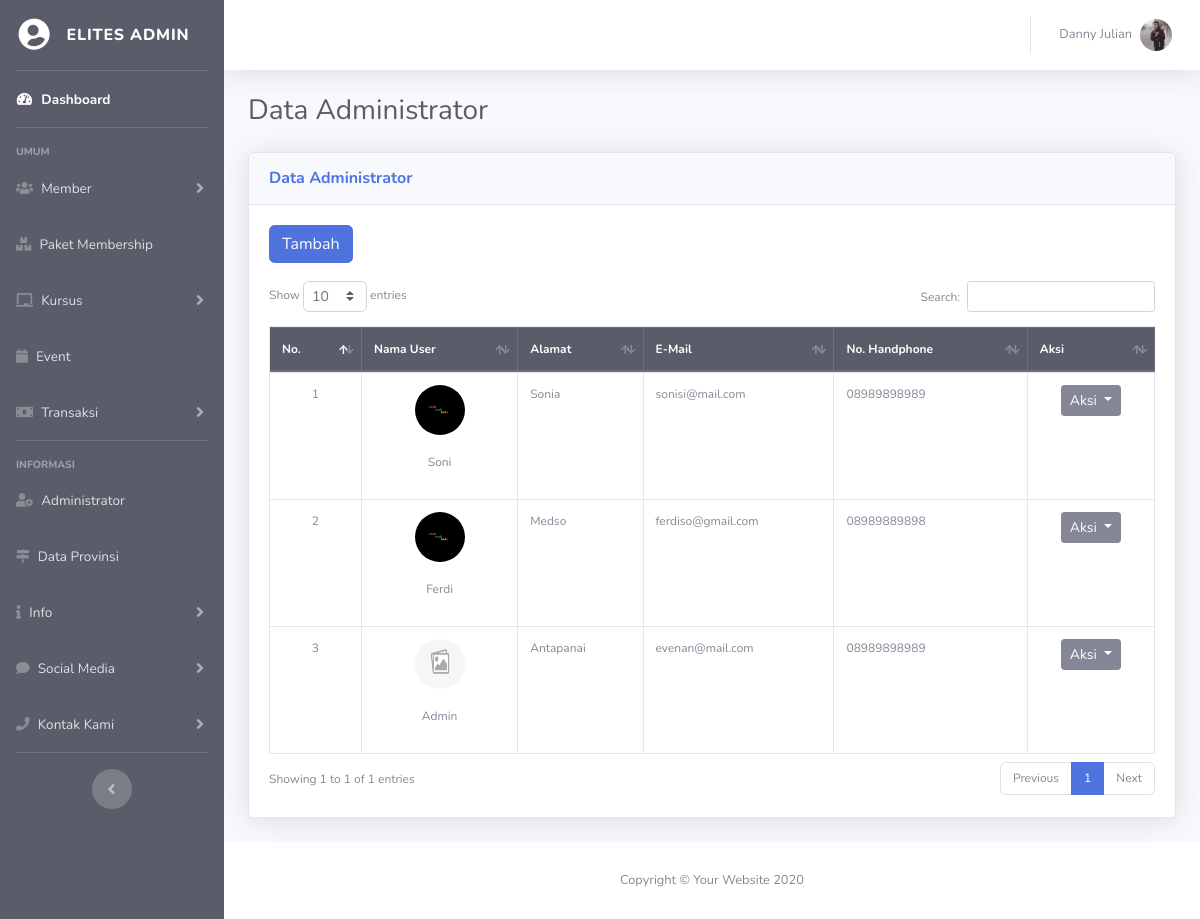
/elit-admin/index.php?hal=user-data (signed in), run on the app's committed database.
### tables this page shows
CREATE TABLE `user` (
  `id_user` int(11) NOT NULL,
  `nama_user` varchar(50) NOT NULL,
  `alamat` text NOT NULL,
  `tgl_lahir` date NOT NULL,
  `jenis_kelamin` varchar(15) NOT NULL,
  `no_hp` varchar(15) NOT NULL,
  `email` varchar(50) NOT NULL,
  `password` varchar(15) NOT NULL,
  `foto` varchar(100) NOT NULL,
  `hak_akses` varchar(15) NOT NULL,
  `status` varchar(15) NOT NULL,
  `setuju` varchar(5) NOT NULL
);

### elit-admin/fungsi/fungsian.php (called while the page is built, shortened)
<?php
    function loncengNotif($a)
    {
        if ($a==0)
        {
            $isi = "";
        }
        return $isi;
    }
?>

### fungsional/data/isiData.php (called while the page is built, shortened)
<?php
    class isiData extends konfigurasi
    {
        public function perulanganData($q)
        {
            while ($a = mysqli_fetch_array($q))
            {
                $isi[]=$a;
            }
            return $isi;
        }
        public function hitungData($q)
        {
            $hitung = mysqli_num_rows($q);
            return $hitung;
        }
        public function eksekusiSQL($sqlnya)
        {
            $sambungannya=parent::sambungkan();
            $que = mysqli_query($sambungannya, $sqlnya);
            return $que;
        }
        public function tampilId($nama_tabel, $id, $val)
        {
            $sql = "SELECT *FROM $nama_tabel WHERE $id = '$val'";
            $que = $this->eksekusiSQL($sql);
            $kondisi = $this->perulanganData($que);
            return $kondisi;
        }
    }
?>

### elit-admin/fungsi/akun.php (called while the page is built, shortened)
<?php
    if (!empty($admin))
    {
        $tampil = $isi->tampilId("user", "id_user", "$admin");
        foreach ($tampil as $key)
        {
            $namauser = $key['nama_user'];
            $foto     = $key['foto'];
            if ($foto=='Kosong')
            {
                $gambarLogin = "../img/nofoto.png";
            }
            else
            {
                $gambarLogin="../foto/$foto";
            }
        }
    }
?>

### elit-admin/halaman/user-data.php (the view, shortened to what this page needs)
<div class="container-fluid teks12">
    <div class="d-sm-flex align-items-center justify-content-between mb-4">
        <h1 class="h3 mb-0 text-gray-800">Data Administrator</h1>
    </div>
    <div class="row">
        <div class="col-xl-12">
            <div class="card shadow mb-4">
                <div class="card-header py-3 d-flex flex-row align-items-center justify-content-between">
                    <h6 class="m-0 font-weight-bold text-primary">Data Administrator</h6>
                </div>
                <div class="card-body">
                    <a class='btn btn-primary' href='?hal=user-tambah&untuk=admin'>Tambah</a>
                    <br><br>
                    <?php
                           $perintah = $isi->eksekusiSQl("SELECT *FROM user
                               WHERE hak_akses='Administrator'  ORDER BY id_user DESC");
                       $hitung   = $isi->hitungData($perintah);
                       if ($hitung == 0) {
                           pesanKosong();
                       } else {
                           echo
                               "
                          <div class='table-responsive'>
                               <table style='font-size:12px;' class='table table-bordered table-hover' id='dataTable' width='100%' cellspacing='0'>
                                   <thead class='thead-dark'>
                                       <tr>
                                           <th>No.</th>
                                           <th>Nama User</th>
                                           <th>Alamat</th>
                                           <th>E-Mail</th>
                                           <th>No. Handphone</th>
                                           <th>Aksi</th>
                                       </tr>
                                   </thead>
                           ";
                           $no = 1;
                           foreach ($perintah as $a) {
                               $nama   = $a['nama_user'];
                               $alamat = $a['alamat'];
                               $email  = $a['email'];
                               $nohp   = $a['no_hp'];
                               $foto   = $a['foto'];
                               $ius    = $a['id_user'];
                               if ($foto == 'Kosong') {
                                   $gambar = "<img class='rounded-circle' src='../img/nofoto.png' width='50' height='50'>";
                               } else {
                                   $tujuan = "../foto/user/$foto";
                                   $gambar =
                                       "   <a data-fancybox href='$tujuan' data-caption='$nama'>
                                           <img class='rounded-circle' src='$tujuan' width='50' height='50'>
                                       </a>
                                   ";
                               }
                               echo
                                   "
                                   <tbody>
                                       <tr>
                                           <td align='center'>$no</td>
                                           <td>
                                               <center>
                                                   $gambar
                                                   <br> <br>
                                                   <p>$nama</p>
                                               </center>
                                           </td>
                                           <td>$alamat</td>
                                           <td>$email</td>
                                           <td>$nohp</td>
                                           <td>
                                               <center>
                                                   <div class='btn-group' role='group'>
                                                       <button id='aksi' type='button' class='btn btn-secondary btn-sm dropdown-toggle' data-toggle='dropdown' aria-haspopup='true' aria-expanded='false'>
                                                       Aksi
                                                       </button>
                                                       <div class='dropdown-menu bg-success' aria-labelledby='aksi'>
                                                           <a class='dropdown-item' href='?hal=member-edit&id=$ius&mau=edit&untuk=admin'>Edit</a>
                                                           <a class='dropdown-item' href='?hal=member-respon&id=$ius&mau=hapus&untuk=admin&f=$foto'>Hapus</a>
                                                       </div>
                                                   </div>
                                               </center>
                                           </td>
                                       </tr>
                               ";
                               $no++;
                           }
                           echo
                               "
                                   </tbody>
                               </table>
                           </div>
                          ";
                       }
                       ?>
                </div>
            </div>
        </div>
    </div>
</div>

### elit-admin/fungsi/menu-atas.php (shortened to what this page needs)
<nav class="navbar navbar-expand navbar-light bg-white topbar mb-4 static-top shadow">
<ul class="navbar-nav ml-auto">
  <li class="nav-item dropdown no-arrow">
    <a class="nav-link dropdown-toggle" href="#" id="userDropdown" role="button" data-toggle="dropdown" aria-haspopup="true" aria-expanded="false">
      <span class="mr-2 d-none d-lg-inline text-gray-600 small"><?php echo $namauser; ?></span>
      <img class="img-profile rounded-circle" src="<?php echo $gambarLogin; ?>">
    </a>
  </li>
</ul>
</nav>

### elit-admin/css/danny-admin.css (style rules this page uses)
.container-fluid { font-size: 12px; }
table { font-size: 12px; }

### data on the page
user: nama_user "Danny Julian", foto (picture)
user: foto (picture), nama_user "Soni", alamat "Sonia", email "sonisi@mail.com", no_hp "08989898989"
user: foto (picture), nama_user "Ferdi", alamat "Medso", email "ferdiso@gmail.com", no_hp "08989889898"
user: nama_user "Admin", alamat "Antapanai", email "evenan@mail.com", no_hp "08989898989"
